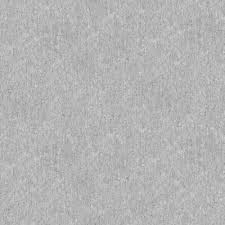
//> input picture Assets/Shalun/Picture/Cement.jpeg, 225 x 225 px
$ ./LineSegmentDetector ../../../Shalun/Picture/Cement.jpeg   (built with g++ and OpenCV 4)
//> lines starting //> are read from the running program, lines starting //| are printed output that depends on the picture
#include <iostream>
#include <opencv2/opencv.hpp>
#include <opencv2/ximgproc.hpp>

int main(int argc, char** argv )
{
    std::string inputFile = argv[1];

    cv::Mat img = cv::imread(inputFile, cv::IMREAD_GRAYSCALE);
//> img is the input picture: 225 rows x 225 cols, CV_8UC1; min 142, max 213, mean 180.4

    cv::Mat small;
    cv::resize(img, small, cv::Size(0,0), 0.25, 0.25, cv::INTER_AREA);

    cv::Mat bordered;
    cv::copyMakeBorder(small, bordered, 16, 16, 16, 16, cv::BORDER_CONSTANT, cv::Scalar(0, 0, 0));
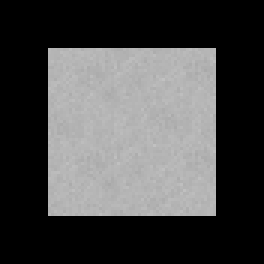
//> bordered: 88 rows x 88 cols, CV_8UC1 (shown 3 times larger); min 0, max 193, mean 73

    cv::Ptr<cv::ximgproc::FastLineDetector> fld = cv::ximgproc::createFastLineDetector();
    std::vector<cv::Vec4f> lines;
    fld->detect(bordered, lines);
//> lines = 4 items: [71, 15.86, 23, 15.66], [15.76, 16, 15.6, 71], [71.23, 71, 71.15, 25], [17, 71.35, 70, 71.16]

    for (size_t i = 0; i < lines.size(); ++i)
    {
        cv::Vec4f line = lines[i];
        for (size_t j = 0; j < 4; ++j)
            line.val[j] = (line.val[j] - 16) / small.cols;
        std::cout << line << std::endl;
    }
//> this loop made 4 passes
//| [0.982229, -0.00251012, 0.125026, -0.00613328]
//| [-0.00429543, -1.26362e-05, -0.00718405, 0.982122]
//| [0.986324, 0.982135, 0.984801, 0.160709]
//| [0.0178798, 0.988469, 0.964296, 0.985076]
}
